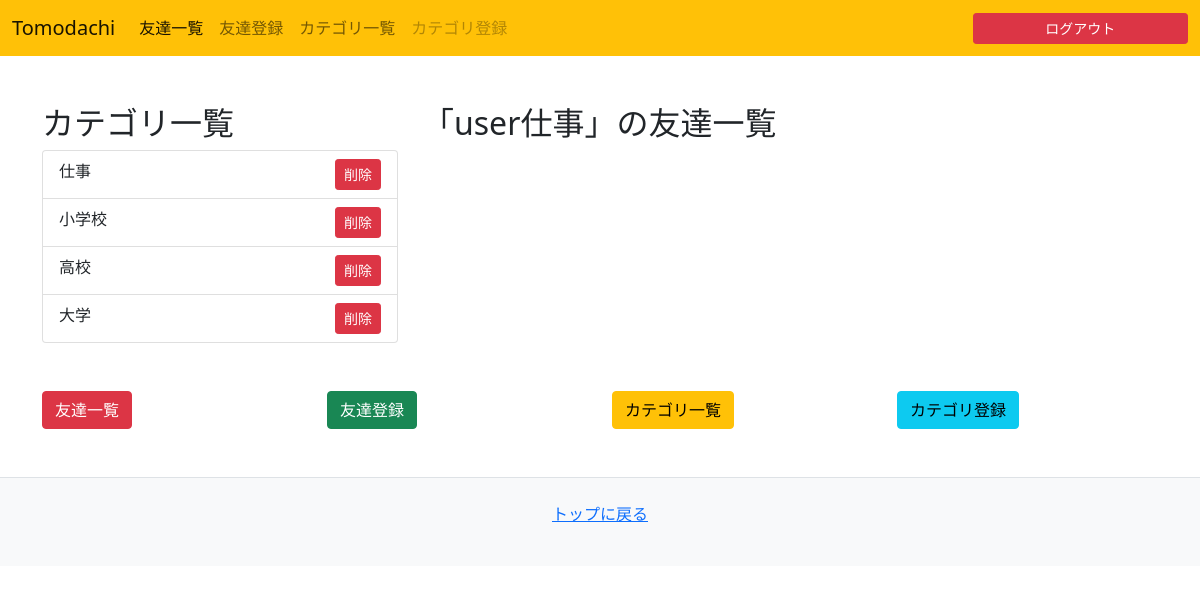
Screenshot of /category/5/ (signed in) with the database file from the repository.
### friendslist/models.py (models this page shows)
class Category(models.Model):
    name = models.CharField(default="", max_length=20)
    created_at = models.DateTimeField(auto_now_add=True)
    updated_at = models.DateTimeField(auto_now=True)
    user = models.ForeignKey(get_user_model(), on_delete=models.CASCADE)

### friendslist/views.py (the view)
# urls.py: path('category/<slug:pk>/', views.category_index),
def category_index(request, pk):
    user = request.user
    categories = Category.objects.filter(user=user)
    current_category = Category.objects.get(pk=pk)
    first_category = categories.first()
    friends = Friend.objects.filter(category=current_category)
    context = {
        'friends': friends,
        'categories': categories,
        'current_category': current_category,
        'first_category': first_category,
    }
    return render(request, 'friendslist/category/index.html', context)

### templates/friendslist/category/index.html (shortened to what this page needs)
{% extends 'friendslist/base.html' %}
{% block content %}
<main class="container mb-5">
    <div class="row">
        <div class="col col-md-4">
            <h2>カテゴリ一覧</h2>
            <ul class="list-group">
              {% for category in categories %}
                <li class="list-group-item {% if category.pk == current_category.pk %}list-group-item-warning{% endif %}">
                  <a href="/category/{{ category.pk }}" class="text-decoration-none text-dark">{{ category.name }}</a>
                  <a href="{% url 'category_delete' category.pk %}" class="btn btn-danger btn-sm float-end">削除</a>
                </li>
              {% endfor %}
              </ul>
        </div>
        <div class="column col-md-8">
          <h2>「{{ current_category.name }}」の友達一覧</h2>
        </div>
    </div>
</main>
{% endblock %}

### rows the page displays
Category: name "仕事"
Category: name "小学校"
Category: name "高校"
Category: name "大学"
Category: name "user仕事"
